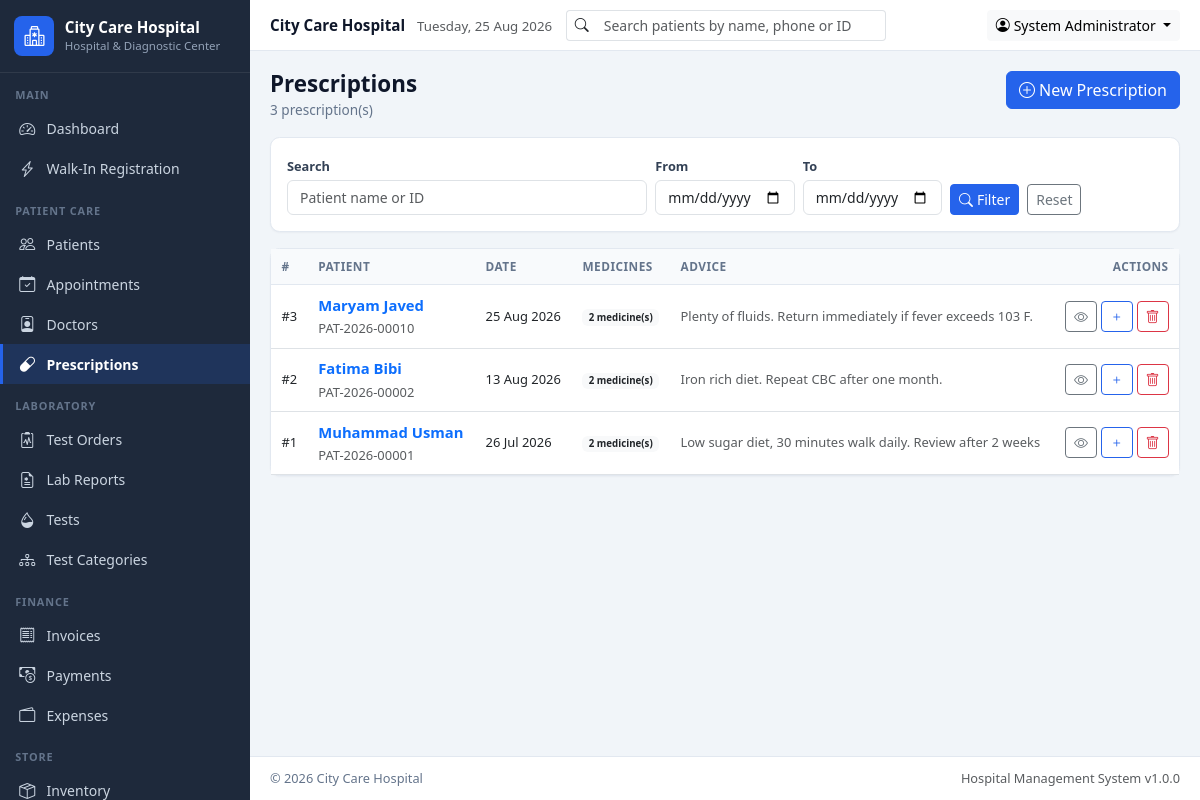
/modules/prescriptions/index.php (signed in), run on the app's committed database.
### tables this page shows
CREATE TABLE IF NOT EXISTS prescriptions (
  id INT AUTO_INCREMENT PRIMARY KEY,
  patient_id INT NOT NULL,
  visit_id INT,
  prescription_date DATE NOT NULL,
  notes TEXT,
  created_at TIMESTAMP DEFAULT CURRENT_TIMESTAMP,
  FOREIGN KEY (patient_id) REFERENCES patients(id) ON DELETE CASCADE
);

CREATE TABLE IF NOT EXISTS patients (
  id INT AUTO_INCREMENT PRIMARY KEY,
  patient_id VARCHAR(20) UNIQUE NOT NULL,
  full_name VARCHAR(100) NOT NULL,
  father_husband_name VARCHAR(100),
  gender ENUM('Male','Female','Other') NOT NULL,
  date_of_birth DATE,
  age INT,
  cnic VARCHAR(20),
  phone VARCHAR(20),
  whatsapp VARCHAR(20),
  email VARCHAR(100),
  address TEXT,
  emergency_contact VARCHAR(100),
  blood_group VARCHAR(5),
  referring_doctor VARCHAR(100),
  medical_notes TEXT,
  registration_date DATE NOT NULL,
  created_at TIMESTAMP DEFAULT CURRENT_TIMESTAMP,
  updated_at TIMESTAMP DEFAULT CURRENT_TIMESTAMP ON UPDATE CURRENT_TIMESTAMP,
  INDEX idx_patients_name (full_name),
  INDEX idx_patients_phone (phone)
);

### includes/functions.php (called while the page is built, shortened)
<?php
function sanitize($input)
{
    return htmlspecialchars((string)($input ?? ''), ENT_QUOTES, 'UTF-8');
}
function get($key, $default = '')
{
    return isset($_GET[$key]) ? (is_array($_GET[$key]) ? $_GET[$key] : trim((string)$_GET[$key])) : $default;
}
function getSetting($key, $default = '')
{
    global $pdo;
    static $cache = null;
    if ($cache === null) {
        $cache = [];
        try {
            foreach ($pdo->query('SELECT setting_key, setting_value FROM settings') as $row) {
                $cache[$row['setting_key']] = $row['setting_value'];
            }
        } catch (Exception $e) {
            $cache = [];
        }
    }
    if (array_key_exists($key, $cache) && $cache[$key] !== null && $cache[$key] !== '') {
        return $cache[$key];
    }
    return $default;
}
function formatDate($date, $format = null)
{
    $format = $format ?: getSetting('date_format', 'd M Y');
    $ts = strtotime($date);
    return $ts ? date($format, $ts) : '-';
}
function currentPage()
{
    $page = (int)($_GET['page'] ?? 1);
    return $page > 0 ? $page : 1;
}
function fetchAll($sql, array $params = [])
{
    global $pdo;
    $stmt = $pdo->prepare($sql);
    $stmt->execute($params);
    return $stmt->fetchAll();
}

### modules/prescriptions/index.php (the view, shortened to what this page needs)
    <?php
$search = get('q');
$from   = get('from');
$to     = get('to');
$page   = currentPage();
$offset = ($page - 1) * PER_PAGE;
$where = [];
$params = [];
$whereSql = $where ? 'WHERE ' . implode(' AND ', $where) : '';
$prescriptions = fetchAll("SELECT pr.*, p.full_name, p.patient_id AS patient_code, p.phone,
        (SELECT COUNT(*) FROM prescription_items pi WHERE pi.prescription_id = pr.id) AS medicine_count
    FROM prescriptions pr JOIN patients p ON p.id = pr.patient_id
    $whereSql ORDER BY pr.prescription_date DESC, pr.id DESC LIMIT " . (int)PER_PAGE . ' OFFSET ' . (int)$offset, $params);
$pageActions = '<a href="' . BASE_URL . '/modules/prescriptions/add.php" class="btn btn-primary"><i class="bi bi-plus-circle me-1"></i>New Prescription</a>';
require_once INC_PATH . '/header.php';
?>
<div class="card mb-3">
    <div class="card-body">
        <form class="row g-2 align-items-end" method="get">
            <div class="col-md-5">
                <label class="form-label">Search</label>
                <input type="search" name="q" class="form-control" value="<?= sanitize($search) ?>" placeholder="Patient name or ID">
            </div>
            <div class="col-md-2">
                <label class="form-label">From</label>
                <input type="date" name="from" class="form-control" value="<?= sanitize($from) ?>">
            </div>
            <div class="col-md-2">
                <label class="form-label">To</label>
                <input type="date" name="to" class="form-control" value="<?= sanitize($to) ?>">
            </div>
            <div class="col-md-3 d-flex gap-2">
                <button class="btn btn-primary btn-sm"><i class="bi bi-search me-1"></i>Filter</button>
                <a href="<?= BASE_URL ?>/modules/prescriptions/index.php" class="btn btn-outline-secondary btn-sm">Reset</a>
            </div>
        </form>
    </div>
</div>
<div class="card">
    <div class="table-responsive">
        <table class="table table-hover align-middle mb-0">
            <thead><tr><th>#</th><th>Patient</th><th>Date</th><th>Medicines</th><th>Advice</th><th class="text-end">Actions</th></tr></thead>
            <tbody>
            <?php foreach ($prescriptions as $pr): ?>
                <tr>
                    <td class="small">#<?= (int)$pr['id'] ?></td>
                    <td>
                        <a href="?id=<?= (int)$pr['id'] ?>" class="fw-semibold text-decoration-none"><?= sanitize($pr['full_name']) ?></a>
                        <div><small class="text-muted"><?= sanitize($pr['patient_code']) ?></small></div>
                    </td>
                    <td class="small"><?= formatDate($pr['prescription_date']) ?></td>
                    <td class="small"><span class="badge bg-light text-dark"><?= (int)$pr['medicine_count'] ?> medicine(s)</span></td>
                    <td class="small text-muted"><?= sanitize(mb_substr((string)$pr['notes'], 0, 60) ?: '-') ?></td>
                    <td class="text-end text-nowrap">
                        <a href="?id=<?= (int)$pr['id'] ?>" class="btn btn-sm btn-outline-secondary" title="View / print"><i class="bi bi-eye"></i></a>
                        <a href="add.php?patient_id=<?= (int)$pr['patient_id'] ?>" class="btn btn-sm btn-outline-primary" title="New for this patient"><i class="bi bi-plus"></i></a>
                        <form method="post" class="d-inline">
                            <button class="btn btn-sm btn-outline-danger" data-confirm="Delete this prescription?"><i class="bi bi-trash"></i></button>
                        </form>
                    </td>
                </tr>
            <?php endforeach; ?>
            </tbody>
        </table>
    </div>
</div>
<?php require_once INC_PATH . '/footer.php'; ?>

### assets/css/custom.css (style rules this page uses)
:root { --hms-primary: #2563EB; --hms-success: #16A34A; --hms-warning: #D97706; --hms-danger: #DC2626; --hms-sidebar: #1E293B; --hms-sidebar-hover: #334155; --hms-body: #F1F5F9; --hms-border: #E2E8F0; --hms-muted: #64748B; --hms-sidebar-width: 250px; }
body { background: var(--hms-body); font-family: "Segoe UI", Roboto, "Helvetica Neue", Arial, sans-serif; font-size: 0.925rem; color: #0F172A; }
a { text-decoration: none; }
.btn-primary, .bg-primary { background-color: var(--hms-primary) !important; border-color: var(--hms-primary) !important; }
.btn-outline-primary { color: var(--hms-primary); border-color: var(--hms-primary); }
.card { border: 1px solid var(--hms-border); border-radius: .6rem; box-shadow: 0 1px 2px rgba(15,23,42,.04); }
.table > :not(caption) > * > * { padding: .55rem .65rem; }
.table thead th { font-size: .74rem; text-transform: uppercase; letter-spacing: .04em; color: var(--hms-muted); background: #F8FAFC; border-bottom: 1px solid var(--hms-border); font-weight: 700; }
.form-label { font-size: .8rem; font-weight: 600; color: #334155; margin-bottom: .25rem; }
.form-control, .form-select { font-size: .875rem; }

### data on the page
prescriptions: id "3", patient.full_name "Maryam Javed", patient.patient_id "PAT-2026-00010", prescription_date "25 Aug 2026", medicine_count "2", notes "Plenty of fluids. Return immediately if fever exceeds 103 F."
prescriptions: id "2", patient.full_name "Fatima Bibi", patient.patient_id "PAT-2026-00002", prescription_date "13 Aug 2026", medicine_count "2", notes "Iron rich diet. Repeat CBC after one month."
prescriptions: id "1", patient.full_name "Muhammad Usman", patient.patient_id "PAT-2026-00001", prescription_date "26 Jul 2026", medicine_count "2", notes "Low sugar diet, 30 minutes walk daily. Review after 2 weeks"

### other printed values
getSetting('hospital_name', 'City Care Hospital') "City Care Hospital"
getSetting('hospital_tagline', 'Hospital &amp; Diagnostic Center') "Hospital & Diagnostic Center"
$group['label'] "MAIN"
$item['text'] "Dashboard"
$item['text'] "Walk-In Registration"
$group['label'] "PATIENT CARE"
$item['text'] "Patients"
$item['text'] "Appointments"
$item['text'] "Doctors"
$item['text'] "Prescriptions"
$group['label'] "LABORATORY"
$item['text'] "Test Orders"
$item['text'] "Lab Reports"
$item['text'] "Tests"
$item['text'] "Test Categories"
